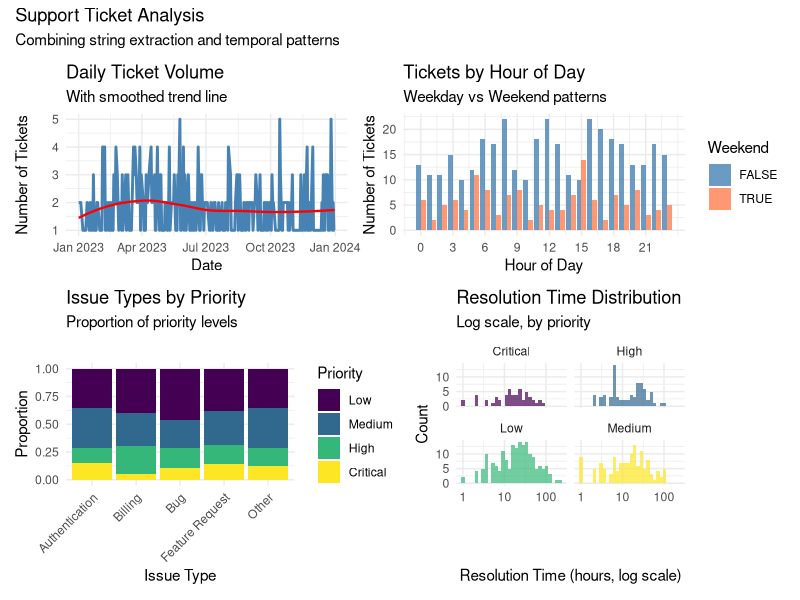
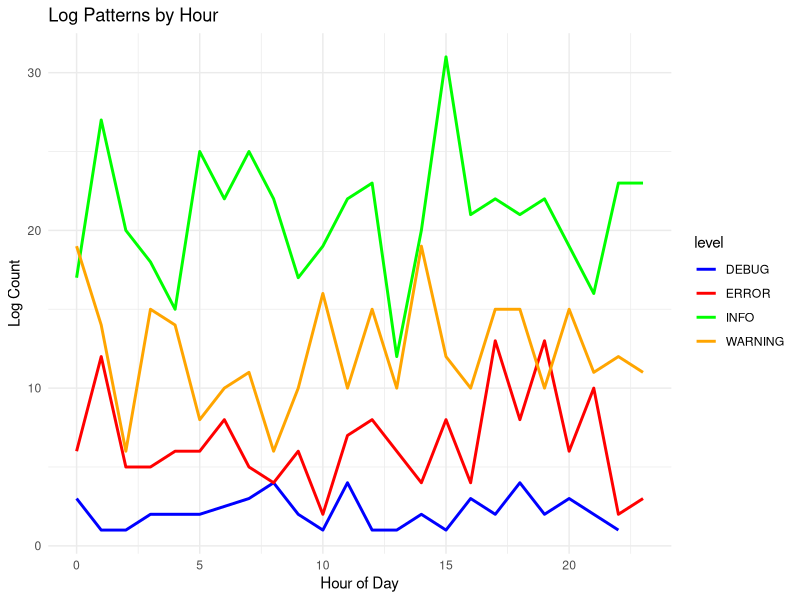

Write R code to recreate these figures, in order.
## ---- chunk 1
#| message: false
library(tidyverse)
library(lubridate)  # For dates and times
library(stringr)    # For string manipulation (loaded with tidyverse)
library(hms)        # For time-of-day values

# Set seed for reproducibility
set.seed(123)

# We'll create various example datasets throughout
theme_set(theme_minimal())
## ---- chunk 2
# Create example strings
messy_names <- c(
  "  John Smith  ",
  "mary jones",
  "ROBERT BROWN",
  "Sarah O'Connor",
  "José García",
  NA,
  "anne-marie wilson"
)

# Basic string information
str_length(messy_names)  # Length of each string
str_count(messy_names, pattern = " ")  # Count spaces

# The power of vectorization - operations work on entire vectors
data.frame(
  original = messy_names,
  length = str_length(messy_names),
  n_spaces = str_count(messy_names, " "),
  n_vowels = str_count(messy_names, "[aeiouAEIOU]")
)
## ---- chunk 3
# Step-by-step cleaning
cleaned_names <- messy_names %>%
  str_trim() %>%                    # Remove leading/trailing whitespace
  str_squish() %>%                  # Remove extra internal whitespace
  str_to_title() %>%                # Proper case (Title Case)
  str_replace_all("'", "'")         # Standardize apostrophes

# Compare before and after
tibble(
  original = messy_names,
  cleaned = cleaned_names
) %>%
  print(n = 10)

# Other case transformations
case_examples <- "The Quick BROWN Fox"
tibble(
  original = case_examples,
  lower = str_to_lower(case_examples),
  upper = str_to_upper(case_examples),
  title = str_to_title(case_examples),
  sentence = str_to_sentence(case_examples)
)
## ---- chunk 4
# Sample text data
emails <- c(
  "john.doe@company.com",
  "alice@university.edu",
  "bob.smith@email.co.uk",
  "invalid-email",
  "another@domain.org",
  "not an email at all",
  NA
)

# Detect patterns
has_at <- str_detect(emails, "@")  # Simple pattern
has_dot_com <- str_detect(emails, "\\.com$")  # .com at end ($ = end of string)

# Extract patterns
domains <- str_extract(emails, "@[^.]+\\.[a-z]+")  # Extract domain
usernames <- str_extract(emails, "^[^@]+")  # Everything before @

# Create a summary
email_analysis <- tibble(
  email = emails,
  is_valid = str_detect(emails, "^[^@]+@[^@]+\\.[^@]+$"),
  username = usernames,
  domain = str_remove(domains, "@"),
  tld = str_extract(emails, "\\.[a-z]+$")
)

print(email_analysis)
## ---- chunk 5
# Phone numbers in various formats
phone_numbers <- c(
  "(555) 123-4567",
  "555-123-4567",
  "5551234567",
  "555.123.4567",
  "+1 555 123 4567",
  "Call me at 555-1234",
  "invalid",
  NA
)

# Extract digits only
digits_only <- str_remove_all(phone_numbers, "[^0-9]")
print(digits_only)

# Standardize format
standardized <- phone_numbers %>%
  str_remove_all("[^0-9]") %>%  # Remove non-digits
  str_replace("^1", "") %>%      # Remove leading 1
  str_replace("(\\d{3})(\\d{3})(\\d{4})", "(\\1) \\2-\\3")  # Format

tibble(
  original = phone_numbers,
  standardized = standardized
)

# Extract structured information
addresses <- c(
  "123 Main St, New York, NY 10001",
  "456 Oak Avenue, Los Angeles, CA 90028",
  "789 Elm Rd, Chicago, IL 60601",
  "321 Pine Street, Houston, TX 77002"
)

# Extract components using regex groups
address_parts <- str_match(addresses, 
  "(\\d+) ([^,]+), ([^,]+), ([A-Z]{2}) (\\d{5})")

colnames(address_parts) <- c("full", "number", "street", "city", "state", "zip")
as_tibble(address_parts) %>%
  select(-full)  # Remove the full match column
## ---- chunk 6
# Full names that need splitting
full_names <- c(
  "Smith, John",
  "Jones, Mary Ann",
  "Brown Jr., Robert",
  "O'Connor, Sarah",
  "García-López, José María"
)

# Split on comma and clean up
name_parts <- str_split_fixed(full_names, ", ", n = 2)
colnames(name_parts) <- c("last_name", "first_name")

name_df <- as_tibble(name_parts) %>%
  mutate(
    # Clean up any extra spaces
    first_name = str_trim(first_name),
    last_name = str_trim(last_name),
    # Create display name
    display_name = str_c(first_name, " ", last_name),
    # Create email-friendly version
    email_name = str_c(
      str_to_lower(str_extract(first_name, "\\w+")),  # First word only
      ".",
      str_to_lower(str_replace_all(last_name, "[^a-zA-Z]", "")),  # Letters only
      "@company.com"
    )
  )

print(name_df)

# Combining multiple fields
product_data <- tibble(
  brand = c("Apple", "Samsung", "Google"),
  model = c("iPhone", "Galaxy", "Pixel"),
  version = c("14 Pro", "S23", "7a"),
  year = c(2022, 2023, 2023)
)

product_data %>%
  mutate(
    # Various ways to combine
    full_name = str_c(brand, model, version, sep = " "),
    sku = str_c(
      str_to_upper(str_sub(brand, 1, 3)),  # First 3 letters of brand
      str_extract(version, "\\d+"),         # Version number
      year,
      sep = "-"
    ),
    marketing_name = str_glue("{brand} {model} {version} ({year})")
  )
## ---- chunk 7
# Today's date and current time
today()
now()

# Parse dates from strings - lubridate is smart!
date_strings <- c(
  "2023-01-15",
  "01/15/2023",
  "15-Jan-2023",
  "January 15, 2023",
  "20230115"
)

# Different parsing functions for different formats
parsed_dates <- tibble(
  original = date_strings,
  ymd = ymd("2023-01-15"),
  mdy = mdy("01/15/2023"),
  dmy = dmy("15-01-2023"),
  smart_parse = parse_date_time(date_strings, 
    orders = c("ymd", "mdy", "dmy", "Bdy", "ymd"))
)

print(parsed_dates)
## ---- chunk 8
# Create a date range
dates <- seq(ymd("2023-01-01"), ymd("2023-12-31"), by = "month")

date_analysis <- tibble(
  date = dates,
  year = year(date),
  month = month(date),
  month_name = month(date, label = TRUE, abbr = FALSE),
  day = day(date),
  weekday = wday(date, label = TRUE, abbr = FALSE),
  quarter = quarter(date),
  week_of_year = week(date),
  day_of_year = yday(date),
  is_weekend = wday(date) %in% c(1, 7),  # Sunday = 1, Saturday = 7
  days_in_month = days_in_month(date)
)

print(date_analysis, n = 12)

# Date arithmetic is intuitive
reference_date <- ymd("2023-06-15")

tibble(
  description = c(
    "Original date",
    "Plus 30 days",
    "Plus 2 months",
    "Plus 1 year",
    "Next Monday",
    "End of month",
    "Beginning of year"
  ),
  date = c(
    reference_date,
    reference_date + days(30),
    reference_date + months(2),
    reference_date + years(1),
    ceiling_date(reference_date, "week", week_start = 1),
    ceiling_date(reference_date, "month") - days(1),
    floor_date(reference_date, "year")
  )
)
## ---- chunk 9
# Different time representations
time_examples <- tibble(
  datetime_string = c(
    "2023-06-15 14:30:00",
    "2023-06-15 2:30:00 PM",
    "15/06/2023 14:30",
    "June 15, 2023 2:30 PM"
  )
)

# Parse with different formats
parsed_times <- time_examples %>%
  mutate(
    parsed = parse_date_time(datetime_string, 
      orders = c("ymd HMS", "ymd IMS p", "dmy HM", "Bdy IMS p")),
    date_only = as_date(parsed),
    time_only = format(parsed, "%H:%M:%S"),
    hour = hour(parsed),
    minute = minute(parsed),
    am_pm = if_else(hour(parsed) < 12, "AM", "PM")
  )

print(parsed_times)

# Time differences and durations
start_time <- ymd_hms("2023-06-15 09:00:00")
end_time <- ymd_hms("2023-06-15 17:30:00")

# Different ways to express time differences
time_diff <- end_time - start_time
print(time_diff)  # In seconds by default

# Convert to different units
tibble(
  unit = c("seconds", "minutes", "hours", "days"),
  value = c(
    as.numeric(time_diff, units = "secs"),
    as.numeric(time_diff, units = "mins"),
    as.numeric(time_diff, units = "hours"),
    as.numeric(time_diff, units = "days")
  )
)
## ---- chunk 10
# Working with time zones
utc_time <- ymd_hms("2023-06-15 12:00:00", tz = "UTC")

# Convert to different time zones
time_zones <- tibble(
  timezone = c("UTC", "America/New_York", "Europe/London", 
               "Asia/Tokyo", "Australia/Sydney"),
  local_time = c(
    utc_time,
    with_tz(utc_time, "America/New_York"),
    with_tz(utc_time, "Europe/London"),
    with_tz(utc_time, "Asia/Tokyo"),
    with_tz(utc_time, "Australia/Sydney")
  ),
  offset_hours = c(0, -4, 1, 9, 10)  # Offset from UTC (varies with DST!)
)

print(time_zones)

# Force_tz vs with_tz
ambiguous_time <- ymd_hms("2023-06-15 12:00:00")  # No timezone specified

tibble(
  description = c(
    "Original (no tz)",
    "with_tz - converts time",
    "force_tz - keeps time, changes zone"
  ),
  result = c(
    as.character(ambiguous_time),
    as.character(with_tz(ambiguous_time, "America/New_York")),
    as.character(force_tz(ambiguous_time, "America/New_York"))
  )
)
## ---- chunk 11
# Intervals: specific start and end times
interval_1 <- interval(ymd("2023-01-01"), ymd("2023-12-31"))
interval_2 <- interval(ymd("2023-06-01"), ymd("2023-08-31"))

# Check overlap
int_overlaps(interval_1, interval_2)

# Durations: exact time spans (in seconds)
duration_1 <- ddays(7) + dhours(3) + dminutes(30)
print(duration_1)

# Periods: human-friendly time spans
period_1 <- days(7) + hours(3) + minutes(30)
print(period_1)

# The difference matters!
# Consider daylight saving time
dst_start <- ymd_hms("2023-03-11 00:00:00", tz = "America/New_York")

tibble(
  description = c(
    "Original time",
    "Plus duration (24 hours)",
    "Plus period (1 day)"
  ),
  result = c(
    dst_start,
    dst_start + ddays(1),  # Exactly 24 hours later
    dst_start + days(1)    # Next calendar day at same time
  )
)
## ---- chunk 12
# Create a realistic dataset - customer support tickets
set.seed(123)
n_tickets <- 500

support_tickets <- tibble(
  ticket_id = sprintf("TICK-%06d", 1:n_tickets),
  created_at = ymd_hms("2023-01-01 00:00:00") + 
    seconds(runif(n_tickets, 0, 365*24*60*60)),
  customer_email = str_c(
    sample(c("john", "mary", "bob", "alice", "charlie"), n_tickets, replace = TRUE),
    sample(1:100, n_tickets, replace = TRUE),
    "@",
    sample(c("gmail.com", "yahoo.com", "company.com"), n_tickets, replace = TRUE)
  ),
  subject = sample(c(
    "Login issue - can't access account",
    "Payment failed - ERROR 402",
    "Question about pricing",
    "Feature request: dark mode",
    "Bug report - app crashes on startup",
    "Refund request #12345"
  ), n_tickets, replace = TRUE),
  priority = sample(c("Low", "Medium", "High", "Critical"), n_tickets, 
                   replace = TRUE, prob = c(0.4, 0.3, 0.2, 0.1)),
  resolved_at = created_at + hours(round(rexp(n_tickets, rate = 1/24)))  # Exponential resolution time
) %>%
  mutate(
    resolved_at = if_else(runif(n_tickets) < 0.1, NA_POSIXct_, resolved_at)  # 10% unresolved
  )

# Analyze the tickets
ticket_analysis <- support_tickets %>%
  mutate(
    # Extract information from strings
    issue_type = case_when(
      str_detect(subject, "Login|access|password") ~ "Authentication",
      str_detect(subject, "Payment|refund|billing") ~ "Billing",
      str_detect(subject, "Bug|crash|error") ~ "Bug",
      str_detect(subject, "Feature|request") ~ "Feature Request",
      TRUE ~ "Other"
    ),
    has_error_code = str_detect(subject, "ERROR \\d+"),
    error_code = str_extract(subject, "ERROR \\d+"),
    
    # Extract from email
    email_domain = str_extract(customer_email, "@(.+)$") %>% str_remove("@"),
    is_corporate = email_domain == "company.com",
    
    # Date/time analysis
    created_date = as_date(created_at),
    created_hour = hour(created_at),
    created_weekday = wday(created_at, label = TRUE),
    created_month = month(created_at, label = TRUE),
    is_business_hours = between(created_hour, 9, 17),
    is_weekend = wday(created_at) %in% c(1, 7),
    
    # Resolution time
    resolution_time = as.numeric(resolved_at - created_at, units = "hours"),
    is_resolved = !is.na(resolved_at),
    resolution_category = case_when(
      is.na(resolution_time) ~ "Unresolved",
      resolution_time < 1 ~ "< 1 hour",
      resolution_time < 4 ~ "1-4 hours",
      resolution_time < 24 ~ "4-24 hours",
      resolution_time < 72 ~ "1-3 days",
      TRUE ~ "> 3 days"
    )
  )

# Summary statistics
summary_stats <- ticket_analysis %>%
  group_by(issue_type, priority) %>%
  summarise(
    count = n(),
    resolved_pct = mean(is_resolved) * 100,
    avg_resolution_hours = mean(resolution_time, na.rm = TRUE),
    median_resolution_hours = median(resolution_time, na.rm = TRUE),
    .groups = "drop"
  ) %>%
  arrange(issue_type, priority)

print(summary_stats, n = 20)
## ---- chunk 13
#| fig-width: 14
#| fig-height: 10

# Ticket volume over time
p1 <- ticket_analysis %>%
  count(created_date) %>%
  ggplot(aes(x = created_date, y = n)) +
  geom_line(color = "steelblue", linewidth = 1) +
  geom_smooth(method = "loess", se = FALSE, color = "red", linewidth = 0.8) +
  labs(
    title = "Daily Ticket Volume",
    subtitle = "With smoothed trend line",
    x = "Date",
    y = "Number of Tickets"
  )

# Hour of day pattern
p2 <- ticket_analysis %>%
  count(created_hour, is_weekend) %>%
  ggplot(aes(x = created_hour, y = n, fill = is_weekend)) +
  geom_col(position = "dodge", alpha = 0.8) +
  scale_fill_manual(values = c("FALSE" = "steelblue", "TRUE" = "coral")) +
  labs(
    title = "Tickets by Hour of Day",
    subtitle = "Weekday vs Weekend patterns",
    x = "Hour of Day",
    y = "Number of Tickets",
    fill = "Weekend"
  ) +
  scale_x_continuous(breaks = seq(0, 23, 3))

# Issue types by priority
p3 <- ticket_analysis %>%
  count(issue_type, priority) %>%
  mutate(priority = factor(priority, 
    levels = c("Low", "Medium", "High", "Critical"))) %>%
  ggplot(aes(x = issue_type, y = n, fill = priority)) +
  geom_col(position = "fill") +
  scale_fill_viridis_d() +
  labs(
    title = "Issue Types by Priority",
    subtitle = "Proportion of priority levels",
    x = "Issue Type",
    y = "Proportion",
    fill = "Priority"
  ) +
  theme(axis.text.x = element_text(angle = 45, hjust = 1))

# Resolution time distribution
p4 <- ticket_analysis %>%
  filter(is_resolved) %>%
  ggplot(aes(x = resolution_time, fill = priority)) +
  geom_histogram(bins = 30, alpha = 0.7) +
  scale_x_log10() +
  scale_fill_viridis_d() +
  facet_wrap(~priority) +
  labs(
    title = "Resolution Time Distribution",
    subtitle = "Log scale, by priority",
    x = "Resolution Time (hours, log scale)",
    y = "Count"
  ) +
  theme(legend.position = "none")

# Combine plots
library(patchwork)
(p1 + p2) / (p3 + p4) +
  plot_annotation(
    title = "Support Ticket Analysis",
    subtitle = "Combining string extraction and temporal patterns"
  )
## ---- chunk 14
# Log file entries
log_entries <- c(
  "[2023-06-15 10:30:45] INFO: User john_doe logged in from 192.168.1.100",
  "[2023-06-15 10:31:02] ERROR: Database connection failed - timeout after 30s",
  "[2023-06-15 10:31:15] WARNING: High memory usage detected (85%)",
  "[2023-06-15 10:32:00] INFO: Backup completed successfully",
  "[2023-06-15 10:33:21] ERROR: File not found: /data/config.json"
)

# Parse log entries with regex
parsed_logs <- tibble(log = log_entries) %>%
  mutate(
    # Extract timestamp
    timestamp = str_extract(log, "\\[([^\\]]+)\\]") %>% 
      str_remove_all("\\[|\\]") %>%
      ymd_hms(),
    
    # Extract log level
    level = str_extract(log, "INFO|ERROR|WARNING|DEBUG"),
    
    # Extract message
    message = str_extract(log, "(?<=: ).*$"),  # Everything after ": "
    
    # Extract specific patterns
    username = str_extract(message, "User (\\w+)") %>% str_remove("User "),
    ip_address = str_extract(message, "\\d+\\.\\d+\\.\\d+\\.\\d+"),
    file_path = str_extract(message, "/[\\w/\\.]+"),
    duration = str_extract(message, "\\d+s") %>% str_remove("s") %>% as.numeric()
  )

parsed_logs %>%
  select(-log) %>%  # Remove original for display
  print()
## ---- chunk 15
# Messy product descriptions
messy_products <- c(
  "Apple iPhone 14 Pro Max - 256GB - Space Black!!!",
  "samsung galaxy s23 ultra 512gb phantom black",
  "Google Pixel 7 Pro (128 GB) -- Obsidian",
  "OnePlus 11 5G | 16GB RAM | 256GB Storage",
  "  Xiaomi 13 Pro    256GB/12GB    Ceramic Black  "
)

# Comprehensive cleaning pipeline
clean_products <- tibble(original = messy_products) %>%
  mutate(
    # Step 1: Basic cleaning
    cleaned = str_trim(original) %>%
      str_squish() %>%
      str_remove_all("!!!|\\||--") %>%
      str_replace_all("\\s+", " "),
    
    # Step 2: Extract components
    brand = str_extract(cleaned, "^\\w+") %>% str_to_title(),
    
    storage = str_extract(cleaned, "\\d+\\s*GB") %>%
      str_remove_all("\\s") %>%
      str_to_upper(),
    
    ram = str_extract(cleaned, "\\d+GB\\s*RAM|RAM\\s*\\d+GB") %>%
      str_extract("\\d+") %>%
      paste0("GB"),
    
    color = str_extract(cleaned, 
      "Space Black|Phantom Black|Obsidian|Ceramic Black") %>%
      str_to_title(),
    
    # Step 3: Standardized format
    standardized = str_glue("{brand} - {storage} Storage - {color}")
  )

clean_products %>%
  select(original, standardized)
## ---- chunk 16
# Business calendar functions
is_business_day <- function(date) {
  !wday(date) %in% c(1, 7)  # Not weekend
}

next_business_day <- function(date) {
  next_day <- date + days(1)
  while (!is_business_day(next_day)) {
    next_day <- next_day + days(1)
  }
  return(next_day)
}

add_business_days <- function(date, n) {
  result <- date
  for (i in 1:n) {
    result <- next_business_day(result)
  }
  return(result)
}

# Example: Project timeline
project_tasks <- tibble(
  task = c("Planning", "Development", "Testing", "Deployment", "Review"),
  duration_days = c(5, 15, 10, 2, 3),
  start_date = ymd("2023-07-03")  # Starting on a Monday
)

# Calculate end dates considering only business days
project_timeline <- project_tasks %>%
  mutate(
    # Simple calendar days
    end_date_calendar = start_date + days(duration_days - 1),
    
    # Business days only
    end_date_business = map2(start_date, duration_days, 
                            ~add_business_days(.x, .y - 1)),
    end_date_business = as_date(unlist(end_date_business)),
    
    # Actual duration including weekends
    actual_calendar_days = as.numeric(end_date_business - start_date + 1),
    
    # Next task start
    next_start = lead(end_date_business) %>% 
      map_if(~!is.na(.), ~next_business_day(.)) %>%
      unlist() %>%
      as_date()
  )

project_timeline %>%
  select(task, duration_days, start_date, end_date_business, actual_calendar_days)
## ---- chunk 17
# Your solution
email_data <- c(
  "john.doe@company.com",
  "alice_smith@university.edu",
  "bob@sub.domain.co.uk",
  "invalid.email",
  "no-at-sign.com",
  "@missing-user.com",
  "user@",
  "first.last+tag@gmail.com"
)

email_validation <- tibble(email = email_data) %>%
  mutate(
    # Check basic structure
    has_at = str_detect(email, "@"),
    has_dot_after_at = str_detect(email, "@.*\\."),
    
    # Extract parts
    username = str_extract(email, "^[^@]+"),
    domain = str_extract(email, "@(.+)$") %>% str_remove("@"),
    tld = str_extract(email, "\\.[a-z]+$"),
    
    # Validate
    valid_username = str_detect(username, "^[a-zA-Z0-9._+-]+$"),
    valid_domain = str_detect(domain, "^[a-zA-Z0-9.-]+\\.[a-zA-Z]{2,}$"),
    
    # Overall validity
    is_valid = has_at & has_dot_after_at & 
               !is.na(username) & !is.na(domain) &
               valid_username & valid_domain
  )

email_validation %>%
  select(email, username, domain, is_valid)
## ---- chunk 18
# Your solution
# Calculate age, next birthday, days until birthday
people <- tibble(
  name = c("Alice", "Bob", "Charlie", "Diana"),
  birth_date = ymd(c("1990-03-15", "1985-07-22", "1995-12-01", "2000-01-30"))
)

today_date <- today()

people_ages <- people %>%
  mutate(
    # Calculate age
    age_years = interval(birth_date, today_date) / years(1),
    age_exact = floor(age_years),
    
    # Next birthday
    birthday_this_year = `year<-`(birth_date, year(today_date)),
    next_birthday = if_else(
      birthday_this_year < today_date,
      `year<-`(birth_date, year(today_date) + 1),
      birthday_this_year
    ),
    
    # Days until birthday
    days_to_birthday = as.numeric(next_birthday - today_date),
    
    # Day of week for next birthday
    birthday_weekday = wday(next_birthday, label = TRUE, abbr = FALSE)
  )

people_ages %>%
  select(name, age_exact, next_birthday, days_to_birthday, birthday_weekday)
## ---- chunk 19
# Your solution
# Generate sample log data
set.seed(456)
n_logs <- 1000

log_data <- tibble(
  timestamp = ymd_hms("2023-06-01 00:00:00") + seconds(sort(runif(n_logs, 0, 30*24*60*60))),
  level = sample(c("INFO", "WARNING", "ERROR", "DEBUG"), n_logs, 
                replace = TRUE, prob = c(0.5, 0.3, 0.15, 0.05)),
  service = sample(c("auth", "api", "database", "cache"), n_logs, replace = TRUE),
  message = sample(c(
    "Request processed successfully",
    "Connection timeout after 30s",
    "Invalid authentication token",
    "Cache miss for key: user_123",
    "Database query took 1250ms",
    "Rate limit exceeded for IP 192.168.1.1"
  ), n_logs, replace = TRUE)
) %>%
  mutate(
    log_entry = str_glue("[{timestamp}] {level} [{service}]: {message}")
  )

# Analyze the logs
log_analysis <- log_data %>%
  mutate(
    date = as_date(timestamp),
    hour = hour(timestamp),
    
    # Extract metrics from messages
    has_timeout = str_detect(message, "timeout"),
    timeout_duration = str_extract(message, "\\d+s") %>% 
      str_remove("s") %>% as.numeric(),
    
    has_ip = str_detect(message, "\\d+\\.\\d+\\.\\d+\\.\\d+"),
    ip_address = str_extract(message, "\\d+\\.\\d+\\.\\d+\\.\\d+"),
    
    query_time = str_extract(message, "\\d+ms") %>% 
      str_remove("ms") %>% as.numeric(),
    
    # Categorize issues
    issue_type = case_when(
      str_detect(message, "timeout|slow|took \\d+ms") ~ "Performance",
      str_detect(message, "Invalid|error|failed") ~ "Error",
      str_detect(message, "exceeded|limit") ~ "Rate Limiting",
      TRUE ~ "Normal"
    )
  )

# Summary by service and level
log_summary <- log_analysis %>%
  group_by(service, level) %>%
  summarise(
    count = n(),
    pct_errors = mean(issue_type == "Error") * 100,
    avg_query_time = mean(query_time, na.rm = TRUE),
    .groups = "drop"
  ) %>%
  arrange(service, level)

print(log_summary)

# Time pattern analysis
hourly_pattern <- log_analysis %>%
  group_by(hour, level) %>%
  summarise(count = n(), .groups = "drop") %>%
  ggplot(aes(x = hour, y = count, color = level)) +
  geom_line(linewidth = 1) +
  scale_color_manual(values = c(
    "INFO" = "green",
    "WARNING" = "orange", 
    "ERROR" = "red",
    "DEBUG" = "blue"
  )) +
  labs(
    title = "Log Patterns by Hour",
    x = "Hour of Day",
    y = "Log Count"
  )

print(hourly_pattern)
## ---- chunk 20
# Your solution
# Generate sample review data
set.seed(789)
n_reviews <- 200

reviews <- tibble(
  review_id = 1:n_reviews,
  review_date = ymd("2023-01-01") + days(sample(0:180, n_reviews, replace = TRUE)),
  rating = sample(1:5, n_reviews, replace = TRUE, prob = c(0.05, 0.1, 0.2, 0.35, 0.3)),
  review_text = sample(c(
    "Great product! Highly recommend. Fast shipping too.",
    "Terrible quality. Broke after one day. Very disappointed.",
    "Good value for money. Works as expected.",
    "Amazing! Best purchase ever! 10/10 would buy again!",
    "Not bad, but not great either. Average product.",
    "Excellent customer service. Product is okay.",
    "Waste of money. Do not buy!",
    "Pretty good, some minor issues but overall satisfied.",
    "Perfect! Exactly what I needed. Five stars!",
    "Meh. Expected better for the price."
  ), n_reviews, replace = TRUE)
)

# Analyze reviews
review_analysis <- reviews %>%
  mutate(
    # Text length and complexity
    text_length = str_length(review_text),
    word_count = str_count(review_text, "\\w+"),
    sentence_count = str_count(review_text, "[.!?]"),
    avg_word_length = text_length / word_count,
    
    # Sentiment indicators
    has_positive = str_detect(review_text, 
      "(?i)great|excellent|amazing|perfect|love|best"),
    has_negative = str_detect(review_text, 
      "(?i)terrible|bad|worst|hate|disappoint|waste"),
    
    exclamation_count = str_count(review_text, "!"),
    
    # Time-based features
    review_month = month(review_date, label = TRUE),
    review_weekday = wday(review_date, label = TRUE),
    days_since_launch = as.numeric(review_date - min(review_date)),
    
    # Categorize sentiment
    sentiment = case_when(
      has_positive & !has_negative ~ "Positive",
      has_negative & !has_positive ~ "Negative",
      has_positive & has_negative ~ "Mixed",
      TRUE ~ "Neutral"
    )
  )

# Correlation between text features and rating
feature_correlation <- review_analysis %>%
  summarise(
    cor_length_rating = cor(text_length, rating),
    cor_exclamation_rating = cor(exclamation_count, rating),
    cor_positive_rating = cor(as.numeric(has_positive), rating),
    cor_negative_rating = cor(as.numeric(has_negative), rating)
  )

print("Feature correlations with rating:")
print(feature_correlation)

# Sentiment vs actual rating
sentiment_accuracy <- review_analysis %>%
  group_by(sentiment) %>%
  summarise(
    avg_rating = mean(rating),
    count = n(),
    .groups = "drop"
  )

print("Sentiment analysis accuracy:")
print(sentiment_accuracy)
